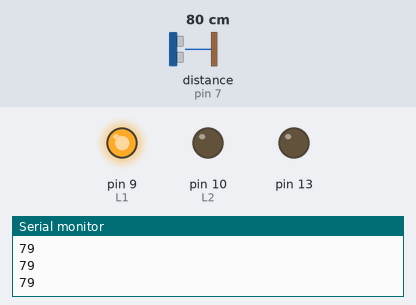
Recording of a sketch running on a simulated Arduino Uno, built with avr-gcc and run on an emulated ATmega328P. Shown: output pins drawn as LEDs (lit = HIGH), the last lines printed to the serial monitor. Wiring (inferred from the names in the program): ultrasonic range finder: trigger pin 6; echo pin 7. Inputs (shaded band) come from the test bench; at power-on: distance to the obstacle (sensor on pin 7) 80 cm. The echo pulse lasts 58.3 µs per cm; pins used as bus, display or sensor lines are not drawn.

Above: at 1.2 s.
1.3 s: distance to the obstacle (sensor on pin 7) set to 8 cm
2.8 s: distance to the obstacle (sensor on pin 7) set to 5 cm
At 3.4 s:
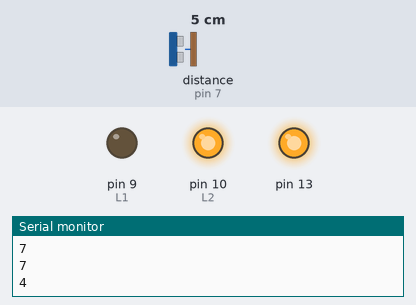
Timing chart, 0 to 5.8 s (numbered marks = the images above; inputs shaded):
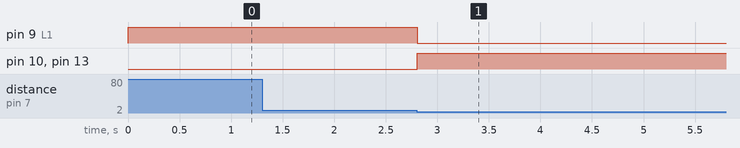

The sketch:

backup.ino
```cpp
int trig=6;
int echo=7;
int L1=9;
int L2=10;
int R1=11;
int R2=12;

void setup() {
  pinMode(L1,OUTPUT);
  pinMode(L2,OUTPUT);
  pinMode(R1,OUTPUT);
  pinMode(R1,OUTPUT);
  pinMode(trig,OUTPUT);
  pinMode(echo,INPUT);
  pinMode(13,OUTPUT);
  Serial.begin(9600);
}
long duration;
int distance;
void loop() {
  forword();
  int distance_in_cm = calculate_ud();
  leftturn();
  distance_in_cm = calculate_ud();
  leftturn();
  distance_in_cm = calculate_ud();
  leftturn();
  distance_in_cm = calculate_ud();
  leftturn();
}
int calculate_ud(){
  digitalWrite(trig,LOW);
  delayMicroseconds(2);
  digitalWrite(trig,HIGH);
  delayMicroseconds(10);
  digitalWrite(trig,LOW);

  duration = pulseIn(echo,HIGH);
  distance = (duration /2)/ 29.1;

  Serial.println(distance);
  return distance;
}

void rightturn(){
  if(distance<=5)
  {
  digitalWrite(13,HIGH);
  digitalWrite(L1,HIGH);
  digitalWrite(L2,LOW);
  digitalWrite(R1,LOW);
  digitalWrite(R2,HIGH);
  delay(2500);
  }
  forword();
}
void leftturn(){
 if(distance<=5)
  {
  digitalWrite(13,HIGH);
  digitalWrite(L1,LOW);
  digitalWrite(L2,HIGH);
  digitalWrite(R1,HIGH);
  digitalWrite(R2,LOW);
  delay(2500);
  }
  forword();
}
void forword(){
  digitalWrite(L1,HIGH);
  digitalWrite(L2,LOW);
  digitalWrite(R1,HIGH);
  digitalWrite(R2,LOW);
 }
```

Measured:
- the behaviour switches between 7 and 6 cm on distance to the obstacle (sensor on pin 7) (found by bisection; images 0 and 1)
- after the input at 2.8 s, pin 9 (L1): HIGH → LOW at once; pin 10 (L2), pin 13: LOW → HIGH at once
